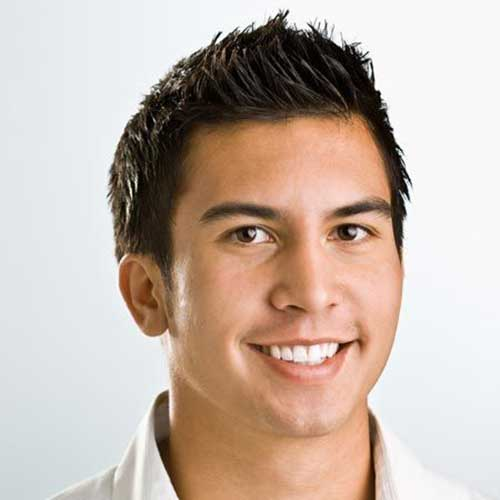
#> input picture sh_memory_pr/images.jpg, 500 x 500 px
$ python face_estimation.py   (Python 2 division)   (older library calls are emulated)
#> lines starting #> are read from the running program, lines starting #| are printed output that depends on the picture; after the words box and inside, x2 and y2 are one past the last pixel; in counts of white or black regions, pixels touching at a corner belong together; long printed decimals are rounded
#!/usr/bin/env python

import cv2
import numpy as np

# Read Image
# im = cv2.imread("headPose.jpg");
im = cv2.imread("images.jpg");
#> im is the input picture: shape (500, 500, 3); mean B, G, R 170.7, 181.5, 198.2


size = im.shape
#> size = (500, 500, 3)

#2D image points. If you change the image, you need to change vector
image_points = np.array([
                            (359, 391),     # Nose tip
                            (399, 561),     # Chin
                            (337, 297),     # Left eye left corner
                            (513, 301),     # Right eye right corne
                            (345, 465),     # Left Mouth corner
                            (453, 469)      # Right mouth corner
                        ], dtype="double")

# 3D model points.
model_points = np.array([
                            (0.0, 0.0, 0.0),             # Nose tip
                            (0.0, -330.0, -65.0),        # Chin
                            (-225.0, 170.0, -135.0),     # Left eye left corner
                            (225.0, 170.0, -135.0),      # Right eye right corne
                            (-150.0, -150.0, -125.0),    # Left Mouth corner
                            (150.0, -150.0, -125.0)      # Right mouth corner

                        ])


# Camera internals

focal_length = size[1]
#> focal_length = 500
center = (size[1]/2, size[0]/2)
#> center = (250, 250)
camera_matrix = np.array(
                         [[focal_length, 0, center[0]],
                         [0, focal_length, center[1]],
                         [0, 0, 1]], dtype = "double"
                         )

print "Camera Matrix :\n {0}".format(camera_matrix)
#| Camera Matrix :
#|  [[500.   0. 250.]
#|  [  0. 500. 250.]
#|  [  0.   0.   1.]]

dist_coeffs = np.zeros((4,1)) # Assuming no lens distortion
(success, rotation_vector, translation_vector) = cv2.solvePnP(model_points, image_points, camera_matrix, dist_coeffs)#, flags=cv2.CV_ITERATIVE)
#> success = True; rotation_vector = [0.21, -3.6, 0.191]; translation_vector = [-265.9, -281.5, -1081.3]

print "Rotation Vector:\n {0}".format(rotation_vector)
#| Rotation Vector:
#|  [[ 0.2103]
#|  [-3.596 ]
#|  [ 0.1909]]
print "Translation Vector:\n {0}".format(translation_vector)
#| Translation Vector:
#|  [[ -265.893]
#|  [ -281.535]
#|  [-1081.251]]


# Project a 3D point (0, 0, 1000.0) onto the image plane.
# We use this to draw a line sticking out of the nose


(nose_end_point2D, jacobian) = cv2.projectPoints(np.array([(0.0, 0.0, 1000.0)]), rotation_vector, translation_vector, camera_matrix, dist_coeffs)
#> nose_end_point2D = [[202.3, 340.2]]

for p in image_points:
    cv2.circle(im, (int(p[0]), int(p[1])), 3, (0,0,255), -1)
#> im: shape (500, 500, 3); 0.05% of pixels changed, all inside (x1, y1, x2, y2) = (334, 294, 457, 473)


p1 = ( int(image_points[0][0]), int(image_points[0][1]))
p2 = ( int(nose_end_point2D[0][0][0]), int(nose_end_point2D[0][0][1]))

cv2.line(im, p1, p2, (255,0,0), 2)
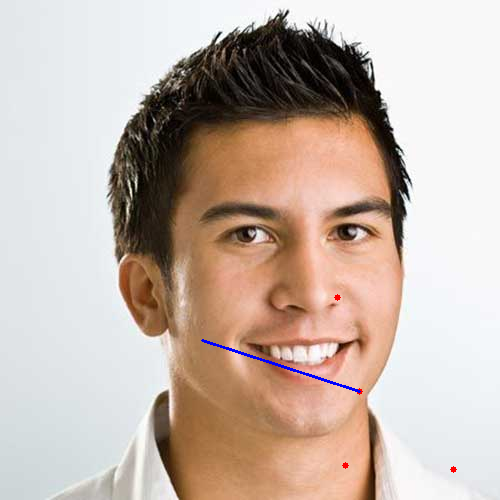
#> im: shape (500, 500, 3); mean B, G, R 170.9, 181.2, 197.8

# Display image
cv2.imshow("Output", im)
cv2.waitKey(0)

$ run again, with sh_memory_pr/headPose.jpg copied over sh_memory_pr/images.jpg
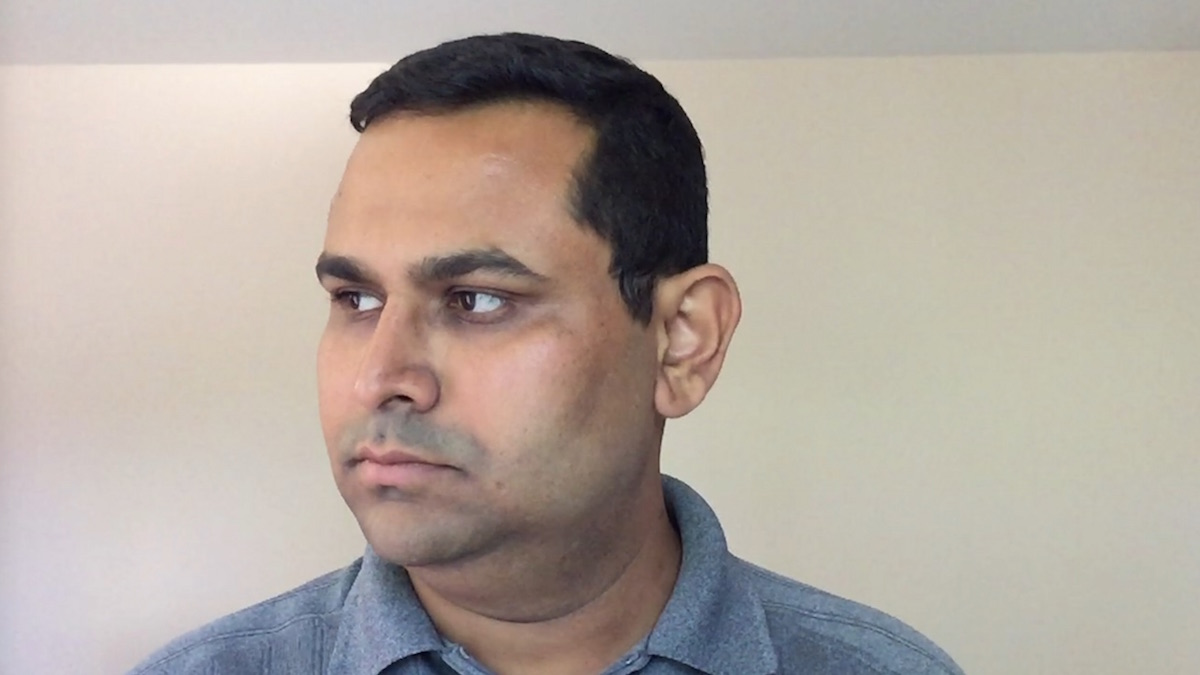
#> input picture sh_memory_pr/headPose.jpg, 1200 x 675 px
#> im is the input picture: shape (675, 1200, 3); mean B, G, R 159.9, 168.4, 178.6
#| Camera Matrix :
#|  [[1.20e+03 0.00e+00 6.00e+02]
#|  [0.00e+00 1.20e+03 3.37e+02]
#|  [0.00e+00 0.00e+00 1.00e+00]]
#| Rotation Vector:
#|  [[-0.05818 ]
#|  [ 2.202]
#|  [ 0.01888]]
#| Translation Vector:
#|  [[  449.534]
#|  [  -95.725]
#|  [-2344.079]]
#> `cv2.line(im, p1, p2, (255,0,0), 2)`:
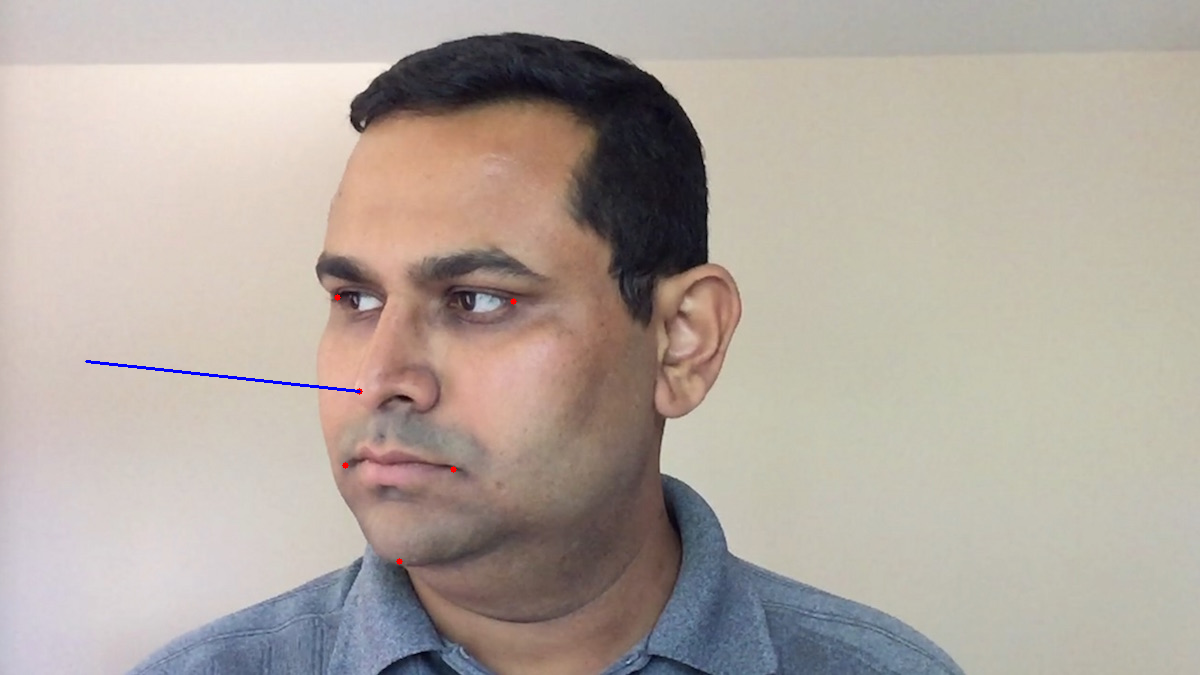
#> im: shape (675, 1200, 3); mean B, G, R 160, 168.2, 178.4
